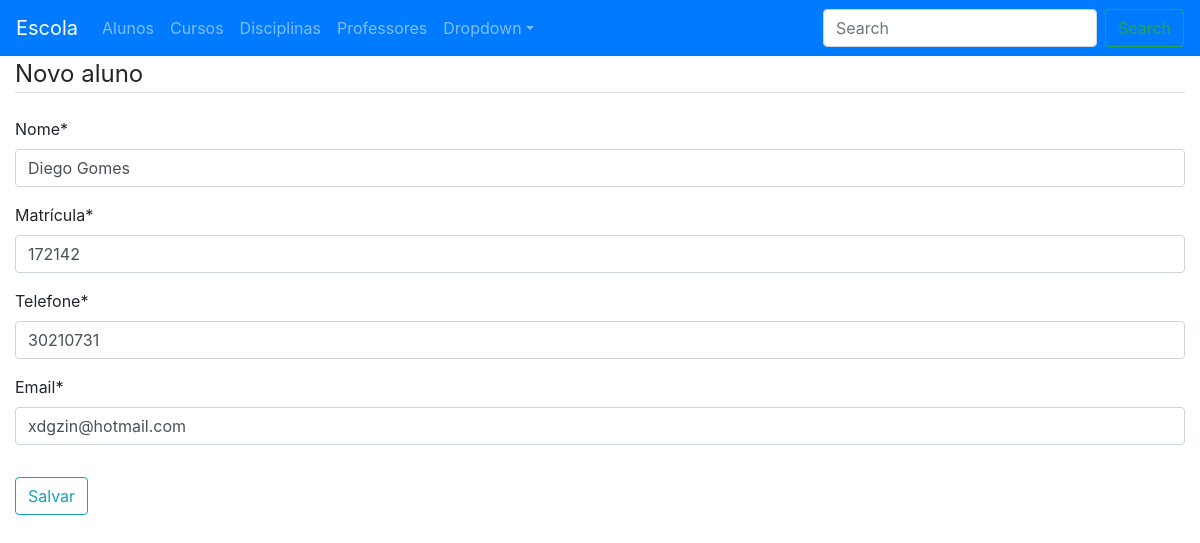
/alunos/1/editar/, run on the app's committed database.
### escola/models.py (models this page shows, shortened)
class Aluno(models.Model):
    nome = models.CharField(max_length=100)
    matricula = models.IntegerField(verbose_name='Matrícula')
    telefone = models.CharField(max_length=20)
    email = models.EmailField()

### escola/views.py (the view)
# urls.py: path('alunos/<int:pk>/editar/', views.AlunoUpdateView.as_view(), name='alterar-aluno'),
class AlunoUpdateView(UpdateView):
    model = Aluno
    fields = ['nome', 'matricula', 'telefone', 'email']

### escola/templates/escola/aluno_form.html (shortened to what this page needs)
{% extends 'escola/base.html' %}
{% load crispy_forms_tags %}
{% block content %}
<div class="content-section">
    <form method="POST">
        <fieldset class="form-group">
            <legend class="border-bottom mb-4">Novo aluno</legend>
            {{ form|crispy }}
        </fieldset>
        <div class="form-group">
            <button type="submit" class="btn btn-outline-info">Salvar</button>
        </div>
    </form>
</div>
{% endblock content %}

### data on the page
Aluno: nome "Diego Gomes", matricula "172142", telefone "30210731", email "xdgzin@hotmail.com"
